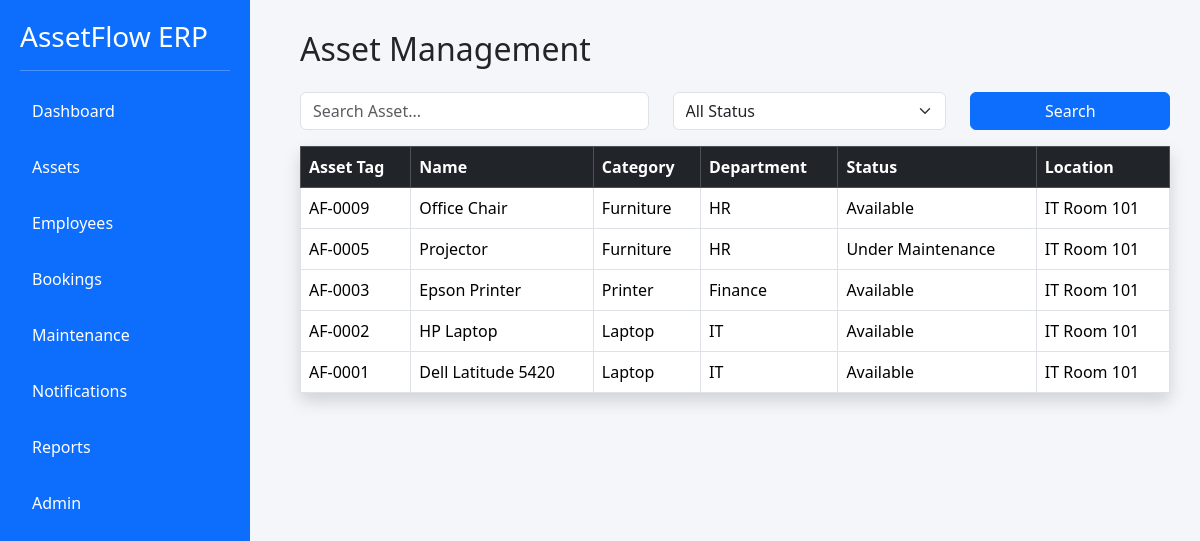
The app's page /assets/ with its own data.
### assets/models.py (models this page shows, shortened)
class Asset(models.Model):
    STATUS_CHOICES = [
        ("Available", "Available"),
        ("Allocated", "Allocated"),
        ("Reserved", "Reserved"),
        ("Under Maintenance", "Under Maintenance"),
        ("Lost", "Lost"),
        ("Retired", "Retired"),
        ("Disposed", "Disposed"),
    ]
    CONDITION_CHOICES = [
        ("Excellent", "Excellent"),
        ("Good", "Good"),
        ("Fair", "Fair"),
        ("Damaged", "Damaged"),
    ]
    asset_tag = models.CharField(max_length=20, unique=True)
    name = models.CharField(max_length=150)
    category = models.ForeignKey(
        AssetCategory,
        on_delete=models.CASCADE
    )
    department = models.ForeignKey(
        Department,
        on_delete=models.SET_NULL,
        null=True,
        blank=True
    )
    serial_number = models.CharField(
        max_length=100,
        unique=True
    )
    acquisition_date = models.DateField()
    acquisition_cost = models.DecimalField(
        max_digits=10,
        decimal_places=2
    )
    location = models.CharField(max_length=100)
    condition = models.CharField(
        max_length=20,
        choices=CONDITION_CHOICES,
        default="Good"
    )
    status = models.CharField(
        max_length=30,
        choices=STATUS_CHOICES,
        default="Available"
    )
    shared_bookable = models.BooleanField(default=False)
    image = models.ImageField(
        upload_to="assets/",
        blank=True,
        null=True
    )

### organization/models.py (models this page shows)
class AssetCategory(models.Model):
    name = models.CharField(max_length=100)
    description = models.TextField(blank=True)
    def __str__(self):
        return self.name

class Department(models.Model):
    STATUS_CHOICES = [
        ('Active', 'Active'),
        ('Inactive', 'Inactive'),
    ]
    name = models.CharField(max_length=100, unique=True)
    parent_department = models.ForeignKey(
        'self',
        on_delete=models.SET_NULL,
        null=True,
        blank=True
    )
    status = models.CharField(
        max_length=10,
        choices=STATUS_CHOICES,
        default='Active'
    )
    def __str__(self):
        return self.name

### assets/views.py (the view)
# urls.py: path("", asset_list, name="asset_list"),
def asset_list(request):
    assets = Asset.objects.all().order_by("-id")
    search = request.GET.get("search")
    status = request.GET.get("status")
    if search:
        assets = assets.filter(name__icontains=search)
    if status:
        assets = assets.filter(status=status)
    context = {
        "assets": assets
    }
    return render(request, "assets/asset_list.html", context)

### templates/assets/asset_list.html (shortened to what this page needs)
{% extends "base.html" %}
{% block content %}
<h2 class="mb-4">Asset Management</h2>
<form method="GET" class="row mb-3">
    <div class="col-md-5">
        <input type="text" name="search" class="form-control" placeholder="Search Asset..."
            value="{{ request.GET.search }}">
    </div>
    <div class="col-md-4">
        <select name="status" class="form-select">
            <option value="">All Status</option>
        </select>
    </div>
    <div class="col-md-3">
        <button class="btn btn-primary w-100">
            Search
        </button>
    </div>
</form>
<table class="table table-bordered table-hover shadow bg-white">
    <thead class="table-dark">
        <tr>
            <th>Asset Tag</th>
            <th>Name</th>
            <th>Category</th>
            <th>Department</th>
            <th>Status</th>
            <th>Location</th>
        </tr>
    </thead>
    <tbody>
        {% for asset in assets %}
        <tr>
            <td>{{ asset.asset_tag }}</td>
            <td>{{ asset.name }}</td>
            <td>{{ asset.category }}</td>
            <td>{{ asset.department }}</td>
            <td>{{ asset.status }}</td>
            <td>{{ asset.location }}</td>
        </tr>
        {% empty %}
        <tr>
            <td colspan="6" class="text-center">
                No Assets Found
            </td>
        </tr>
        {% endfor %}
    </tbody>
</table>
{% endblock %}

### templates/base.html (shortened to what this page needs)
<!DOCTYPE html>
<html lang="en">
<head>
    <link href="https://cdn.jsdelivr.net/npm/bootstrap@5.3.3/dist/css/bootstrap.min.css" rel="stylesheet">
</head>
<body>
    <div class="sidebar">
        <h3>AssetFlow ERP</h3>
        <hr>
        <a href="/">Dashboard</a>
        <a href="/assets/">Assets</a>
        <a href="/organization/employees/">Employees</a>
        <a href="/bookings/">Bookings</a>
        <a href="/maintenance/">Maintenance</a>
        <a href="/notifications/">Notifications</a>
        <a href="/reports/">Reports</a>
        <a href="/admin/">Admin</a>
    </div>
    <div class="content">
        {% block content %}
        {% endblock %}
    </div>
</body>
</html>

### templates/base.html (style rules this page uses)
body { background: #f5f6fa; }
.sidebar { width: 250px; height: 100vh; position: fixed; background: #0d6efd; color: white; padding: 20px; }
.sidebar a { color: white; display: block; text-decoration: none; padding: 12px; margin-bottom: 8px; border-radius: 6px; }
.content { margin-left: 270px; padding: 30px; }

### records on screen
Asset: asset_tag "AF-0009", name "Office Chair", category "Furniture", department "HR", status "Available", location "IT Room 101"
Asset: asset_tag "AF-0005", name "Projector", category "Furniture", department "HR", status "Under Maintenance", location "IT Room 101"
Asset: asset_tag "AF-0003", name "Epson Printer", category "Printer", department "Finance", status "Available", location "IT Room 101"
Asset: asset_tag "AF-0002", name "HP Laptop", category "Laptop", department "IT", status "Available", location "IT Room 101"
Asset: asset_tag "AF-0001", name "Dell Latitude 5420", category "Laptop", department "IT", status "Available", location "IT Room 101"
